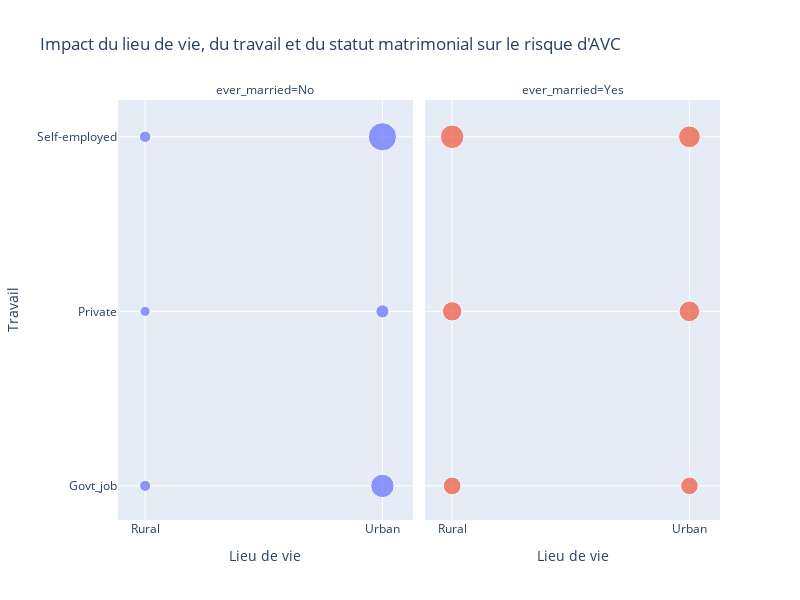

Notebook source saved alongside this figure:
### Code cell
# Le lieu de vie, le travail et la famille peuvent influencer le taux de stress, un changement de mode de vie et de lieu de vie. Voyons si ces caractères ont un impact important sur le risque d’avoir un AVC. 

df = df[df["age"] > 18]
grouped = df.groupby(["Residence_type", "work_type", "ever_married"])["stroke"].mean().reset_index()

fig = px.scatter(grouped, x="Residence_type", y="work_type",
                 size="stroke", color="ever_married",
                 hover_name="Residence_type", facet_col="ever_married",
                 title="Impact du lieu de vie, du travail et du statut matrimonial sur le risque d'AVC",
                 labels={"stroke": "Pourcentage d'AVC", "Residence_type": "Lieu de vie", "work_type": "Travail"},
                 width=800, height=600)
fig.update_layout(showlegend=False)
fig.show()

### Figure 1 — Plotly figure (JSON) as saved in the notebook; plotly's stock layout.template omitted (floating-point values rounded to 4 significant figures)
{"data": [{"hovertemplate": "<b>%{hovertext}</b><br><br>ever_married=No<br>Lieu de vie=%{x}<br>Travail=%{y}<br>Pourcentage d'AVC=%{marker.size}<extra></extra>", "hovertext": ["Rural", "Rural", "Rural", "Urban", "Urban", "Urban"], "legendgroup": "No", "marker": {"color": "#636efa", "size": [0.01961, 0.01603, 0.02083, 0.08772, 0.02778, 0.1277], "sizemode": "area", "sizeref": 0.0003191, "symbol": "circle"}, "mode": "markers", "name": "No", "orientation": "v", "showlegend": true, "type": "scatter", "x": ["Rural", "Rural", "Rural", "Urban", "Urban", "Urban"], "xaxis": "x", "y": ["Govt_job", "Private", "Self-employed", "Govt_job", "Private", "Self-employed"], "yaxis": "y"}, {"hovertemplate": "<b>%{hovertext}</b><br><br>ever_married=Yes<br>Lieu de vie=%{x}<br>Travail=%{y}<br>Pourcentage d'AVC=%{marker.size}<extra></extra>", "hovertext": ["Rural", "Rural", "Rural", "Urban", "Urban", "Urban"], "legendgroup": "Yes", "marker": {"color": "#EF553B", "size": [0.05058, 0.06034, 0.08824, 0.04947, 0.06799, 0.07588], "sizemode": "area", "sizeref": 0.0003191, "symbol": "circle"}, "mode": "markers", "name": "Yes", "orientation": "v", "showlegend": true, "type": "scatter", "x": ["Rural", "Rural", "Rural", "Urban", "Urban", "Urban"], "xaxis": "x2", "y": ["Govt_job", "Private", "Self-employed", "Govt_job", "Private", "Self-employed"], "yaxis": "y2"}], "layout": {"annotations": [{"font": {}, "showarrow": false, "text": "ever_married=No", "x": 0.245, "xanchor": "center", "xref": "paper", "y": 1, "yanchor": "bottom", "yref": "paper"}, {"font": {}, "showarrow": false, "text": "ever_married=Yes", "x": 0.755, "xanchor": "center", "xref": "paper", "y": 1, "yanchor": "bottom", "yref": "paper"}], "height": 600, "legend": {"itemsizing": "constant", "title": {"text": "ever_married"}, "tracegroupgap": 0}, "showlegend": false, "title": {"text": "Impact du lieu de vie, du travail et du statut matrimonial sur le risque d'AVC"}, "width": 800, "xaxis": {"anchor": "y", "domain": [0, 0.49], "title": {"text": "Lieu de vie"}}, "xaxis2": {"anchor": "y2", "domain": [0.51, 1], "matches": "x", "title": {"text": "Lieu de vie"}}, "yaxis": {"anchor": "x", "domain": [0, 1], "title": {"text": "Travail"}}, "yaxis2": {"anchor": "x2", "domain": [0, 1], "matches": "y", "showticklabels": false}}}
